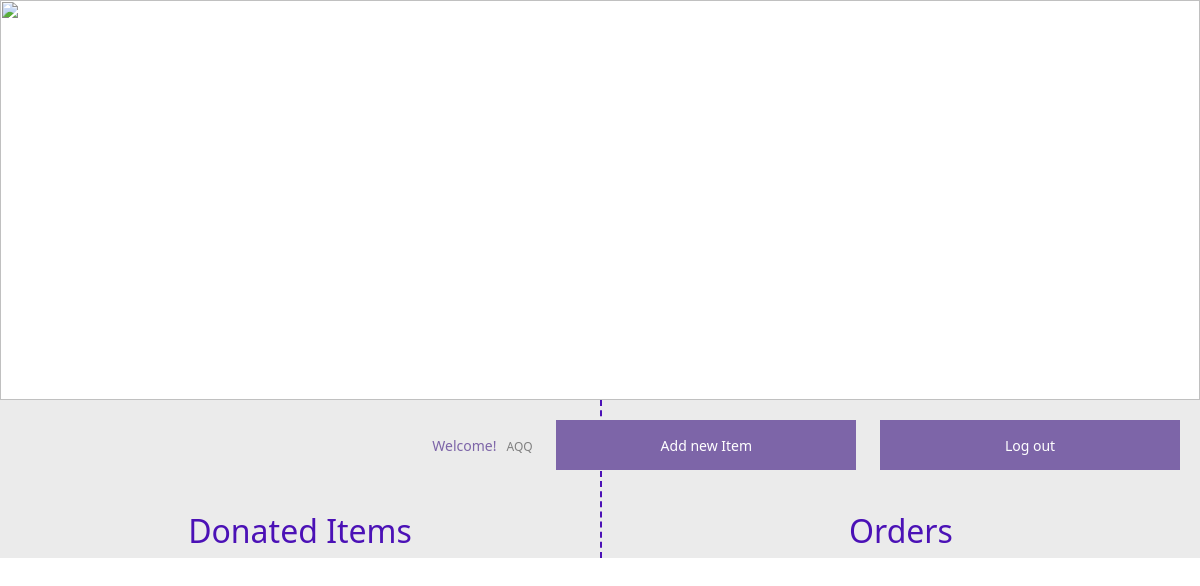
/list/item/AQQ, run on an earlier commit of the app's database.
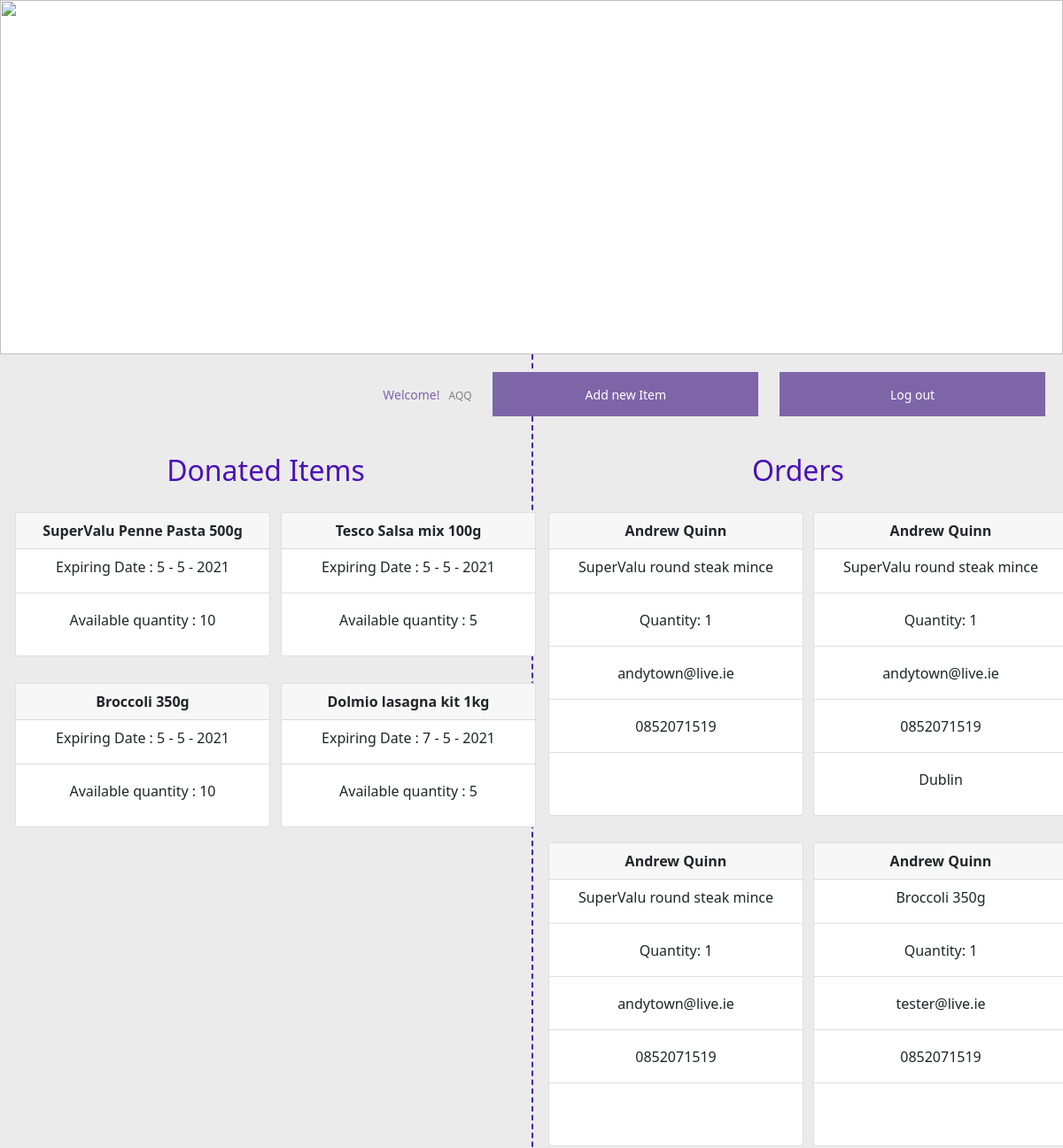
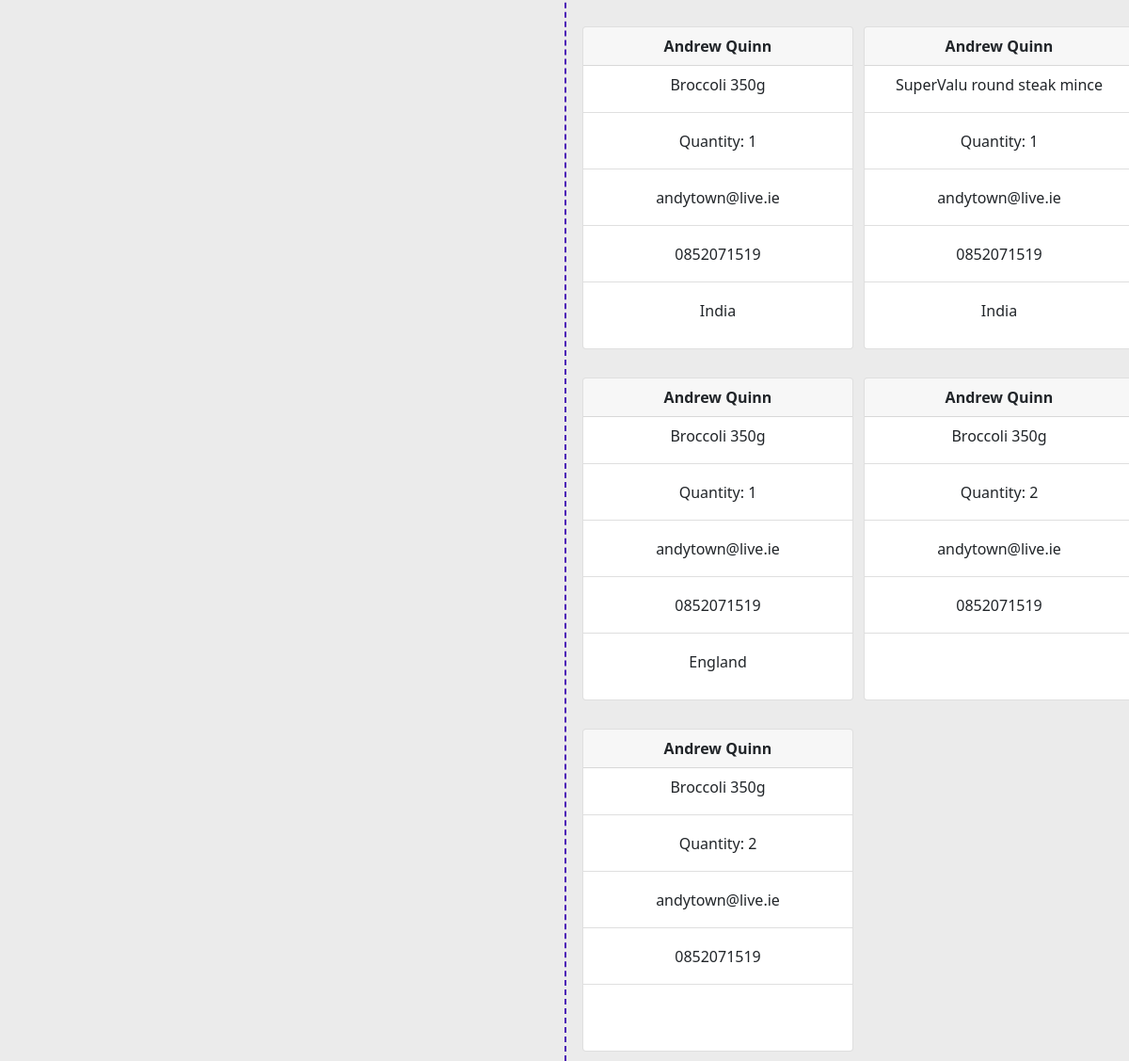
And on a later commit of the database (2 pictures, top to bottom).
### app.py (models this page shows, shortened)
class fooditem(db.Model):
    id = db.Column(db.Integer, primary_key=True, autoincrement=True)
    username = db.Column(db.String(80), nullable=False)
    itemName = db.Column(db.String(120), nullable=False)
    expDay = db.Column(db.Integer, nullable=False)
    expMonth = db.Column(db.Integer, nullable=False)
    expYear = db.Column(db.Integer, nullable=False)
    qx = db.Column(db.Integer, nullable=False)

class orders(db.Model):  # username of owner's food that's unique.
    id = db.Column(db.Integer, primary_key=True)
    username = db.Column(db.String(80), nullable=False)
    fullname = db.Column(db.String(120), nullable=False)
    email = db.Column(db.String(100), nullable=False)
    location = db.Column(db.String(200), nullable=False)
    contact = db.Column(db.String(20), nullable=False)
    fooditemid = db.Column(db.Integer, nullable=False)
    quantityoffood = db.Column(db.String(1000), nullable=False)

class deletedfooditems(db.Model):
    id = db.Column(db.Integer, primary_key=True)
    username = db.Column(db.String(80), nullable=False)
    itemName = db.Column(db.String(120), nullable=False)
    expDay = db.Column(db.Integer, nullable=False)
    expMonth = db.Column(db.Integer, nullable=False)
    expYear = db.Column(db.Integer, nullable=False)
    qx = db.Column(db.Integer, nullable=False)

### app.py (the view)
@app.route('/list/item/<username>')
def listitem(username):
    items = {}
    items = fooditem.query.filter_by(username=username).all()
    order = orders.query.filter_by(username=username).all()
    if len(items) == 0:
        items = deletedfooditems.query.filter_by(username=username).all()
    obj = {}
    for item in order:
        try:
            value = fooditem.query.filter_by(
                id=item.fooditemid).first().itemName
        except:
            value = deletedfooditems.query.filter_by(
                id=item.fooditemid).first().itemName
        obj[item.fooditemid] = value
    return render_template("item-list-store.html", usrname=username, items=items, orders=order, foodnames=obj)

### templates/item-list-store.html (shortened to what this page needs)
{% extends 'base.html' %}
{% block body %}
<div class="header-container">
    <img src="/static/images/header.jpg" height="400px" width="100%" alt="">
    <div id="username">Welcome!<label id="usrname">{{usrname}}</label>
        <button class="filledbtn" id="newitembtn">Add new Item</button>
        <button class="filledbtn" id="logOutBtn">Log out</button>
    </div>
</div>
<div class="container-fluid" style="background-color:rgb(235, 235, 235);">
    <div class="row">
        <div class="col-md-6">
            <div class="row mt-5">
                <h2 class="text-center pt-3 mt-5" style="color: rgb(75, 17, 182);">Donated Items</h2>
                {% for item in items %}
                {% if item.qx != 0 %}
                <div class="col-md-6 text-center">
                    <div class="card" style="width: 18rem; margin: 20px 5px 10px 5px;">
                        <div class="card-header">
                            <strong>{{item.itemName}}</strong>
                        </div>
                        <ul class="list-group list-group-flush">
                            <li class="list-group-item">Expiring Date : {{item.expDay}} -
                                {{item.expMonth}} - {{item.expYear}}</li>
                            <li class="list-group-item text-center">Available quantity :
                                {{item.qx}}</span>
                            </li>
                        </ul>
                    </div>
                </div>
                {% endif %}
                {% endfor %}
            </div>
        </div>
        <div class="col-md-6" style="border-left: 2px dashed rgb(75, 17, 182);">
            <div class="row mt-5">
                <h2 class="text-center pt-3 mt-5" style="color: rgb(75, 17, 182);">Orders</h2>
                {% for item in orders %}
                <div class="col-md-6 text-center">
                    <div class="card" style="width: 18rem; margin: 20px 5px 10px 5px;">
                        <div class="card-header">
                            <strong>{{item.fullname}}</strong>
                        </div>
                        <ul class="list-group list-group-flush">
                            <li class="list-group-item"> {{foodnames[item.fooditemid]}}</li>
                            <li class="list-group-item">Quantity: {{item.quantityoffood}}</li>
                            <li class="list-group-item">{{item.email}}</li>
                            <li class="list-group-item">{{item.contact}}</li>
                            <li class="list-group-item">{{item.location}}</li>
                        </ul>
                    </div>
                </div>
                {% endfor %}
            </div>
        </div>
    </div>
</div>
{% endblock %}

### templates/base.html (shortened to what this page needs)
<!DOCTYPE html>
<html lang="en">
<head>
    <link rel="stylesheet" href="{{ url_for('static', filename='css/main.css') }}">
    <link rel="stylesheet" href="{{ url_for('static', filename='css/bootstrap.min.css') }}">
</head>
<body>
    {% block body %}{% endblock %}
</body>
</html>

### static/css/main.css (style rules this page uses)
body { font-family: Verdana, Geneva, Tahoma, sans-serif; margin: 0px !important; padding: 0px !important; }
* { box-sizing: border-box; }
.header-container { position: relative; height: 400px; width: 100%; }
.row { display: flex; }
.filledbtn { width: 300px; height: 50px; margin: 10px; text-align: center !important; border-style: none; color: white !important; background-color: rgb(125, 101, 168); }
label { display: inline; font-size: 12px; color: gray; margin: 10px; }
#username { text-align: right; font-size: 14px; color: rgb(125, 101, 168); margin: 10px; }
li { position: relative; width: 100%; height: 50px; list-style-type: none; margin-bottom: 10px; border-top: none; border-right: none; border-bottom: 1px gray dotted; border-left: 1px gray dotted; }

What changed in the data, as far as the page shows it:
added fooditem: itemName "SuperValu Penne Pasta 500g", expDay "5", expMonth "5", expYear "2021", qx "10"
added fooditem: itemName "Tesco Salsa mix 100g", expDay "5", expMonth "5", expYear "2021", qx "5"
added fooditem: itemName "Broccoli 350g", expDay "5", expMonth "5", expYear "2021", qx "10"
added fooditem: itemName "Dolmio lasagna kit 1kg", expDay "7", expMonth "5", expYear "2021", qx "5"
added orders: fullname "Andrew Quinn", fooditemid.itemName "SuperValu round steak mince", quantityoffood "1", email "andytown@live.ie", contact "0852071519"
added orders: fullname "Andrew Quinn", fooditemid.itemName "SuperValu round steak mince", quantityoffood "1", email "andytown@live.ie", contact "0852071519", location "Dublin"
added orders: fullname "Andrew Quinn", fooditemid.itemName "SuperValu round steak mince", quantityoffood "1", email "andytown@live.ie", contact "0852071519"
added orders: fullname "Andrew Quinn", fooditemid.itemName "Broccoli 350g", quantityoffood "1", email "tester@live.ie", contact "0852071519"
added orders: fullname "Andrew Quinn", fooditemid.itemName "Broccoli 350g", quantityoffood "1", email "andytown@live.ie", contact "0852071519", location "India"
added orders: fullname "Andrew Quinn", fooditemid.itemName "SuperValu round steak mince", quantityoffood "1", email "andytown@live.ie", contact "0852071519", location "India"
added orders: fullname "Andrew Quinn", fooditemid.itemName "Broccoli 350g", quantityoffood "1", email "andytown@live.ie", contact "0852071519", location "England"
added orders: fullname "Andrew Quinn", fooditemid.itemName "Broccoli 350g", quantityoffood "2", email "andytown@live.ie", contact "0852071519"
added orders: fullname "Andrew Quinn", fooditemid.itemName "Broccoli 350g", quantityoffood "2", email "andytown@live.ie", contact "0852071519"
